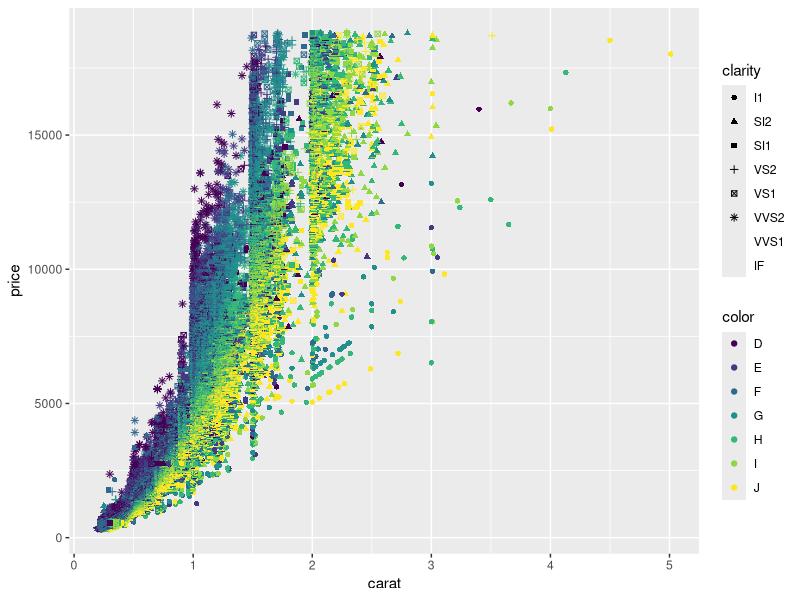
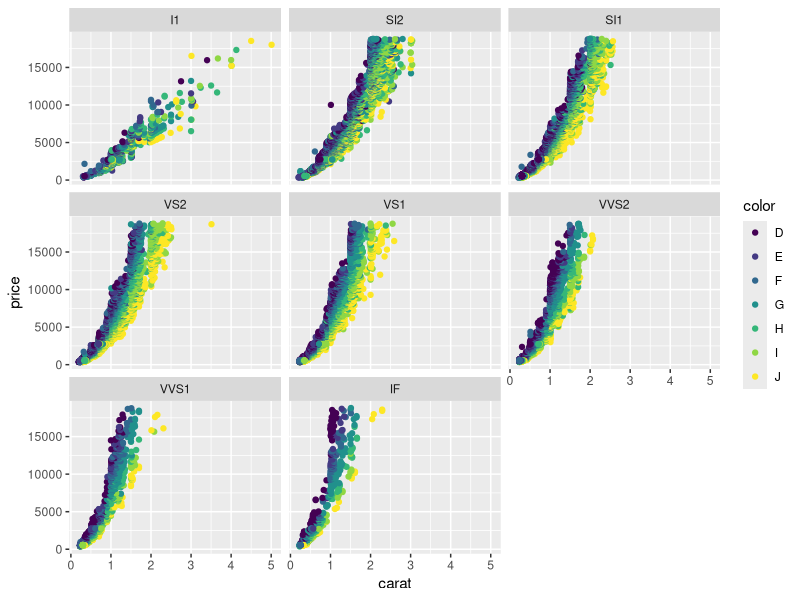
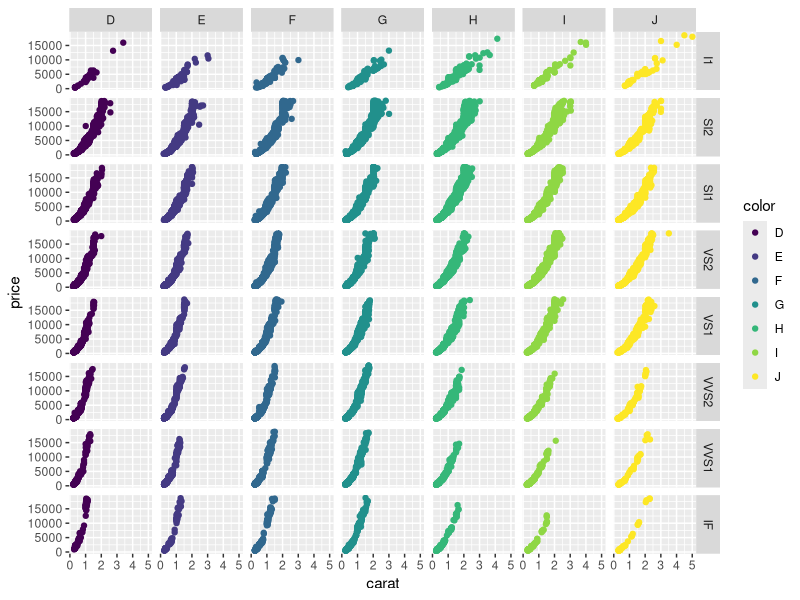

These figures' R source, in order:
## ---- chunk 1
knitr::opts_chunk$set(echo = TRUE)
library(tidyverse)
## ---- chunk 2
ggplot(data = diamonds, mapping = aes(x = carat, y = price, colour = color, shape = clarity)) +
  geom_point()
## ---- chunk 3
ggplot(data = diamonds, mapping = aes(x = carat, y = price, colour = color)) +
  geom_point() +
  facet_wrap(~clarity)
## ---- chunk 4
diamonds %>% 
  ggplot(aes(x = carat, y = price, colour = color)) +
    geom_point() +
    facet_grid(clarity ~ color)
